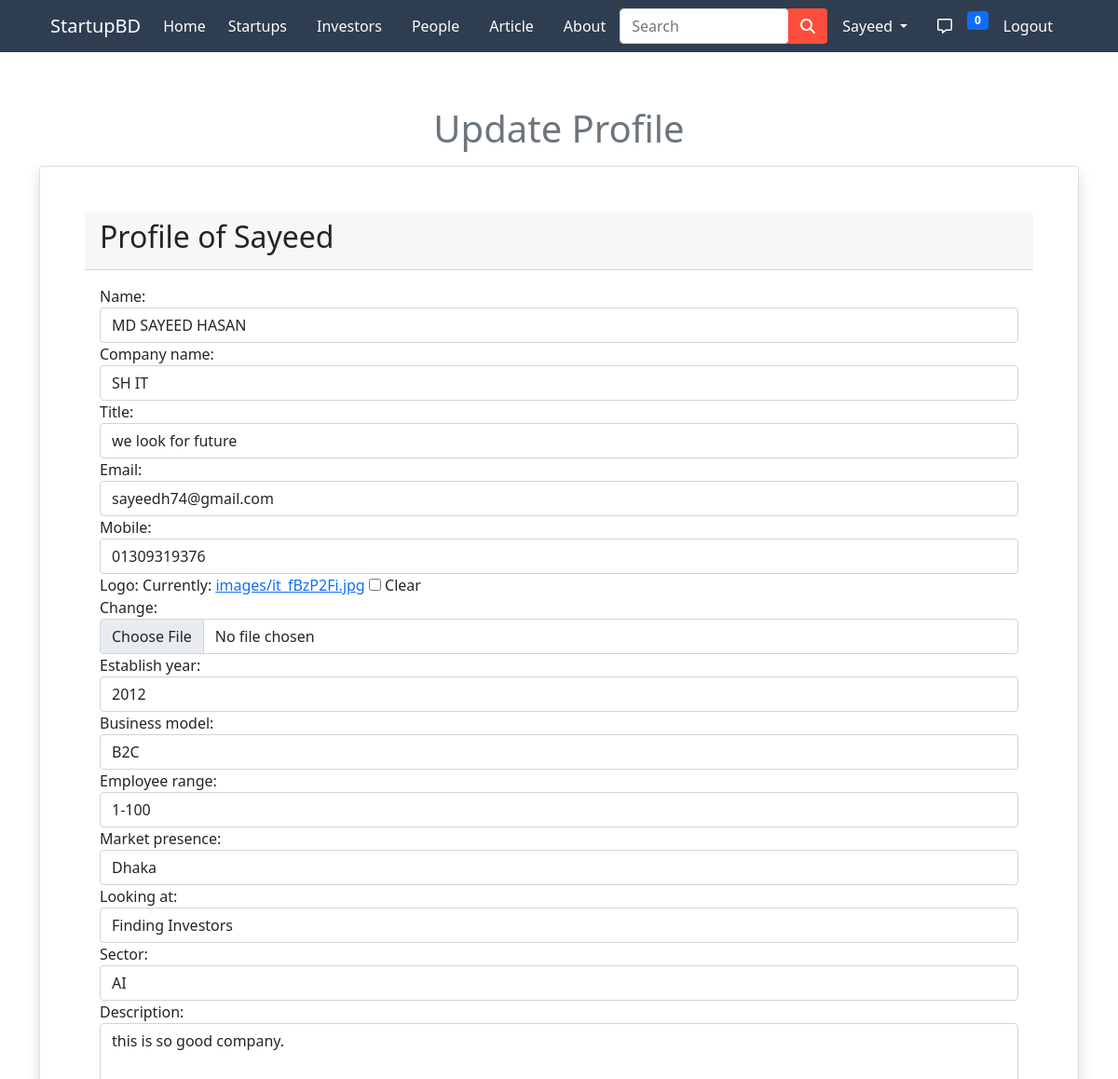
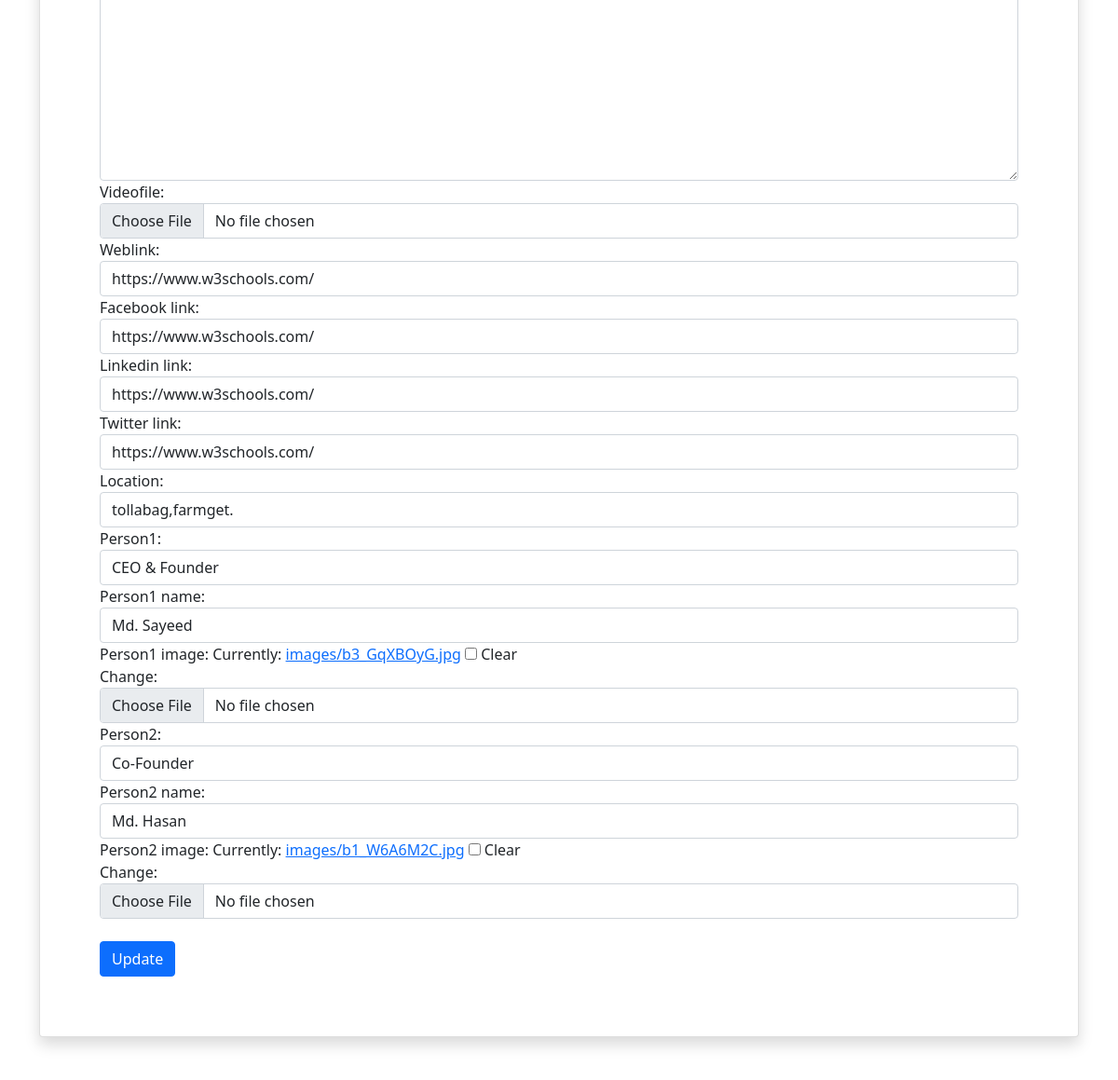
Before: /startup-form/1/ (signed in, upper part) with the older database file (2 pictures, top to bottom).
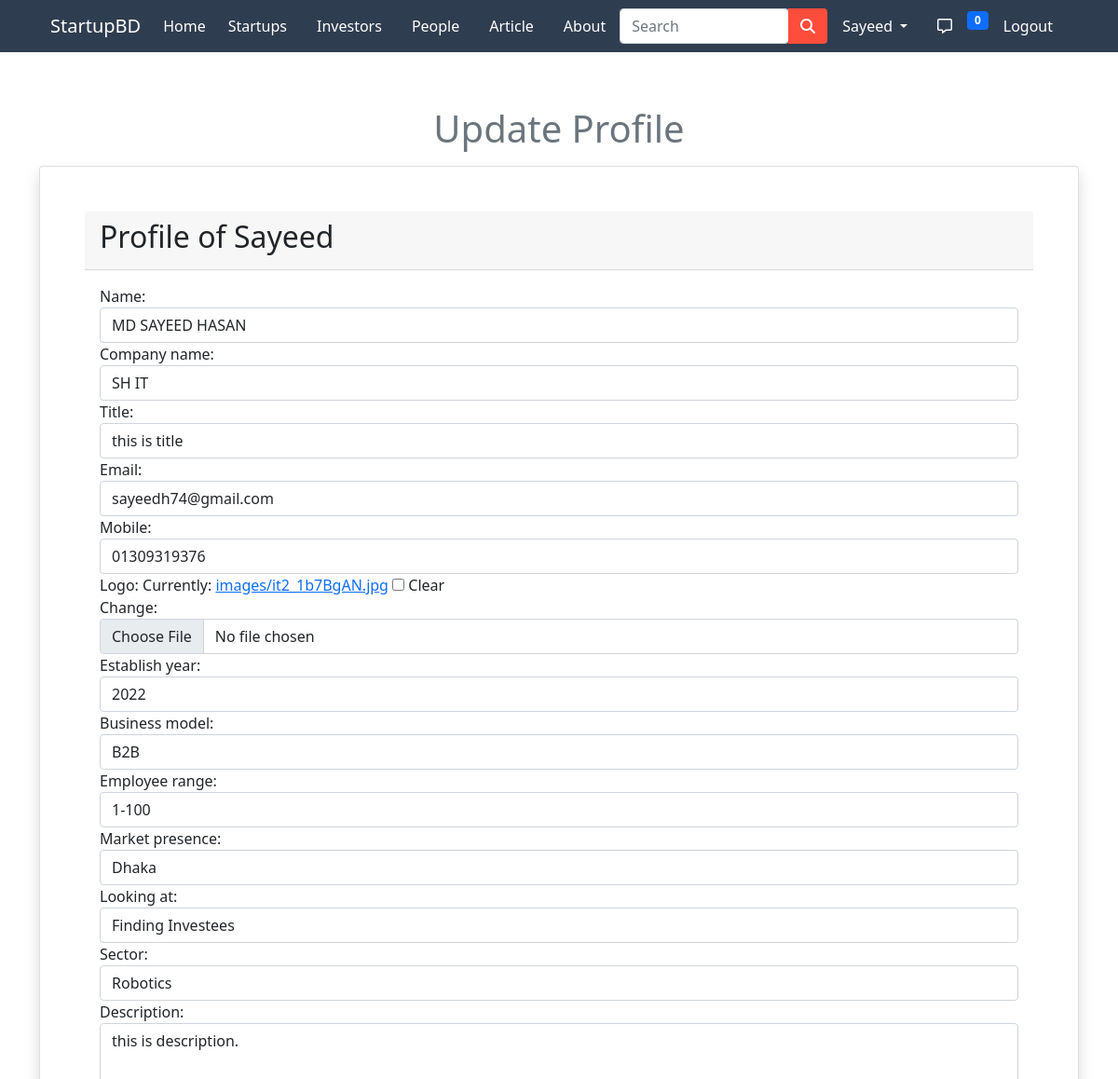
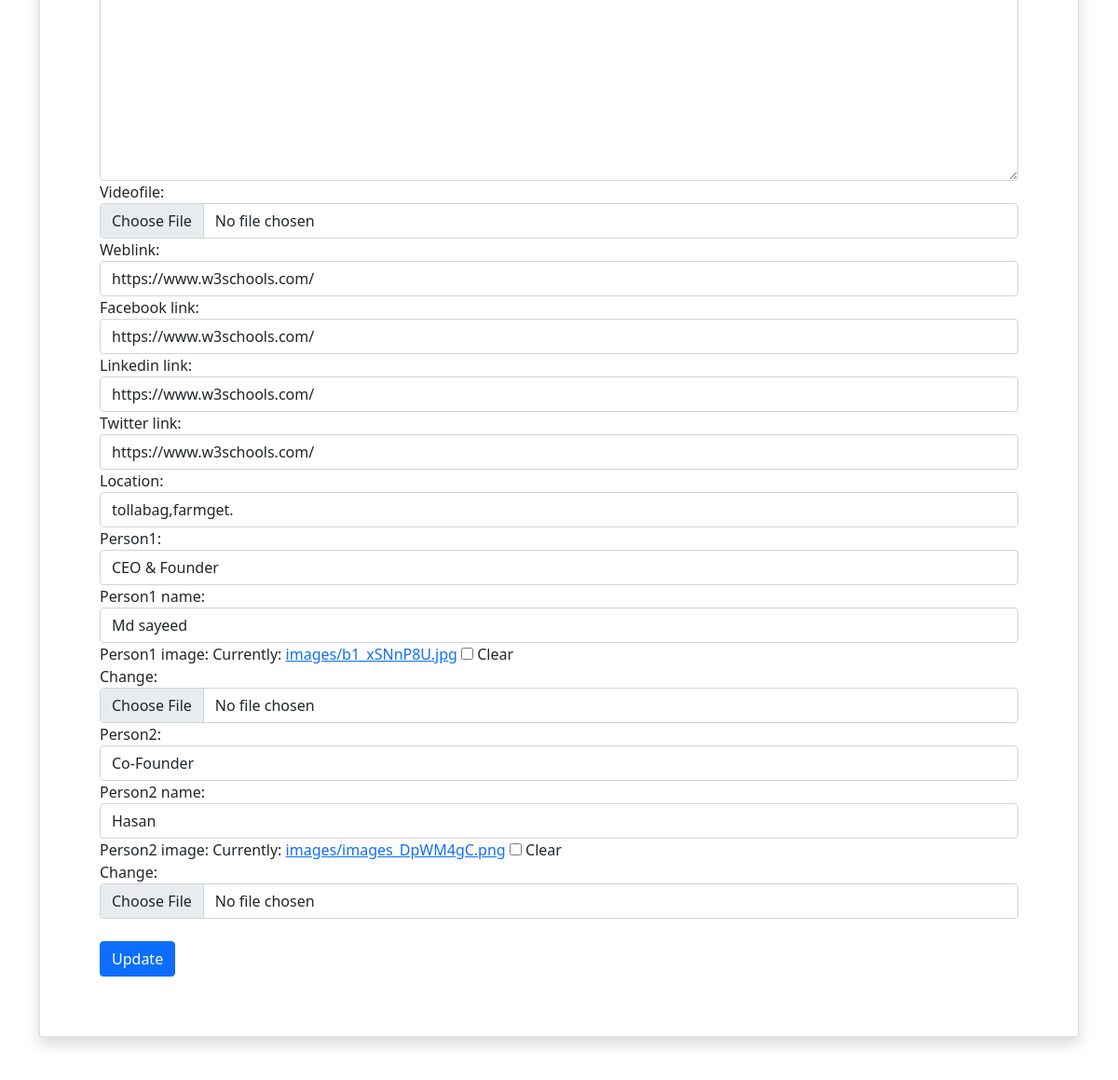
After: the same page with the newer database file (2 pictures, top to bottom).
### app/models.py (models this page shows, shortened)
class StartupInfo(models.Model):
  user = models.ForeignKey(settings.AUTH_USER_MODEL, on_delete = models.CASCADE)
  name = models.CharField(max_length=100, null=True, blank=True)
  company_name = models.CharField(max_length=100, null=True, blank=True)
  title = models.CharField(max_length=100,blank=True,null=True)
  email = models.EmailField(max_length=100, null=True, blank=True)
  mobile = models.CharField(max_length=50, null=True, blank=True)
  logo = models.ImageField(upload_to='images/', null=True,blank=True)
  establish_year = models.IntegerField(blank=True, null=True)
  business_model = models.CharField(max_length=100, choices=MODEL_CHOICES, blank=True,null=True)
  employee_range = models.CharField(max_length=100, blank=True, null=True)
  market_presence = models.CharField(max_length=100, choices=CITY_CHOICES, blank=True, null=True)
  looking_at = models.CharField(choices=LOOK_CHOICES,max_length=100, blank=True, null=True)
  sector = models.CharField(max_length=100,choices= SECTOR, blank=True, null=True)
  description = models.TextField(max_length=1000, blank=True, null=True)
  videofile = models.FileField(upload_to='videos/', default="Not availabe",null=True, blank=True)
  weblink = models.URLField( blank=True)
  facebook_link = models.URLField(blank=True)
  linkedin_link = models.URLField(blank=True)
  twitter_link = models.URLField(blank=True)
  location = models.CharField(max_length=100, null=True, blank=True)
  person1= models.CharField(max_length=100,choices=ROLE,blank=True,null=True)
  person1_name = models.CharField(max_length=50, blank=True, null=True)
  person1_image = models.ImageField(upload_to='images/', null=True, blank=True)
  person2 = models.CharField(max_length=100, choices=ROLE, blank=True, null=True)
  person2_name = models.CharField(max_length=50, blank=True, null=True)
  person2_image = models.ImageField(upload_to='images/', null=True, blank=True)

### app/views.py (the view)
# urls.py: path('startup-form/<int:pk>/',views.StartUpdateView.as_view(),name='startup-form'),
class StartUpdateView(LoginRequiredMixin, UpdateView):
  model = StartupInfo
  fields = ('name', 'company_name', 'title', 'email', 'mobile', 'logo', 'establish_year', 'business_model', 'employee_range',
            'market_presence', 'looking_at', 'sector', 'description', 'videofile', 'weblink', 'facebook_link', 'linkedin_link', 'twitter_link', 'location',
            'person1', 'person1_name', 'person1_image', 'person2', 'person2_name', 'person2_image')
  template_name = 'app/user_profileForm.html'
  login_url = 'login'
  def dispatch(self, request, *args, **kwargs):
    obj = self.get_object()
    if obj.user != self.request.user:
      raise PermissionDenied
    return super().dispatch(request, *args, **kwargs)

### app/templatetags/custom_tags.py (called while the page is built)
@register.inclusion_tag('app/show_notifications.html', takes_context=True)
def show_notifications(context):
	request_user = context['request'].user
	notifications = Notification.objects.filter(
		to_user=request_user).exclude(user_has_seen=True).order_by('-date')
	return {'notifications': notifications}

### app/templates/app/user_profileForm.html (shortened to what this page needs)
{% extends 'app/base.html' %}
{% load static %}
{% load widget_tweaks %}
{% block main-content %}
<section>
  <div class="container my-5" style="padding-top: 50px ;">
  <h1 class="text-center my-3 text-secondary">Update Profile</h1>
    <div class="row">
      <div class="col-md-12 mx-auto">
        <div class="card shadow p-5">
          <div class="card-header text-black">
            <h2>Profile of {{request.user.username|capfirst}}</h2>
          </div>
          <div class="card-body">
            <form action="" method="POST" novalidate enctype="multipart/form-data">
              {% for field in form.visible_fields %}
              <div class="form-group">
                {{ field.label_tag }}
                {% render_field field class="form-control" %}
                {% endfor %}
                <br>
                <input type="submit" value="Update" class="btn btn-primary">
                <br>
              </div>
            </form>
          </div>
        </div>
      </div>
    </div>
  </div>
</section>
{% endblock main-content %}

Changed rows visible on the page:
changed StartupInfo "MD SAYEED HASAN": title "we look for future" → "this is title"; establish_year "2012" → "2022"; business_model "B2C" → "B2B"; looking_at "Finding Investors" → "Finding Investees"; sector "AI" → "Robotics"; description "this is so good company." → "this is description."; person1_name "Md. Sayeed" → "Md sayeed"; person2_name "Md. Hasan" → "Hasan"
Other visible differences:
text no longer shown: "Currently: images/it_fBzP2Fi.jpg Clear Change: Currently: images/b3_GqXBOyG.jpg Clear Change: Currently: images/b1_W6A6M2C.jpg Clear Change:"
text now shown: "Currently: images/it2_1b7BgAN.jpg Clear Change: Currently: images/b1_xSNnP8U.jpg Clear Change: Currently: images/images_DpWM4gC.png Clear Change:"
